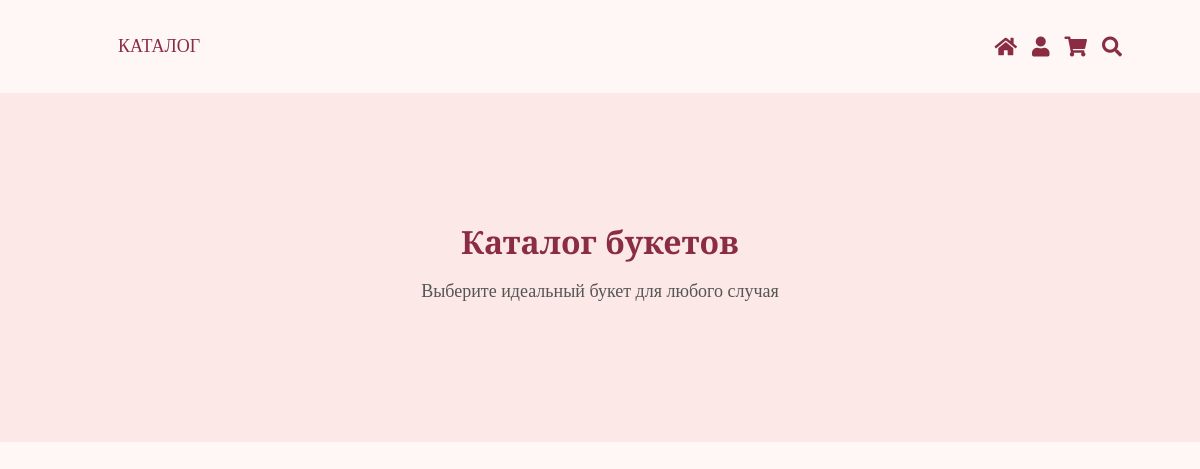
The app's page /catalog, older data.
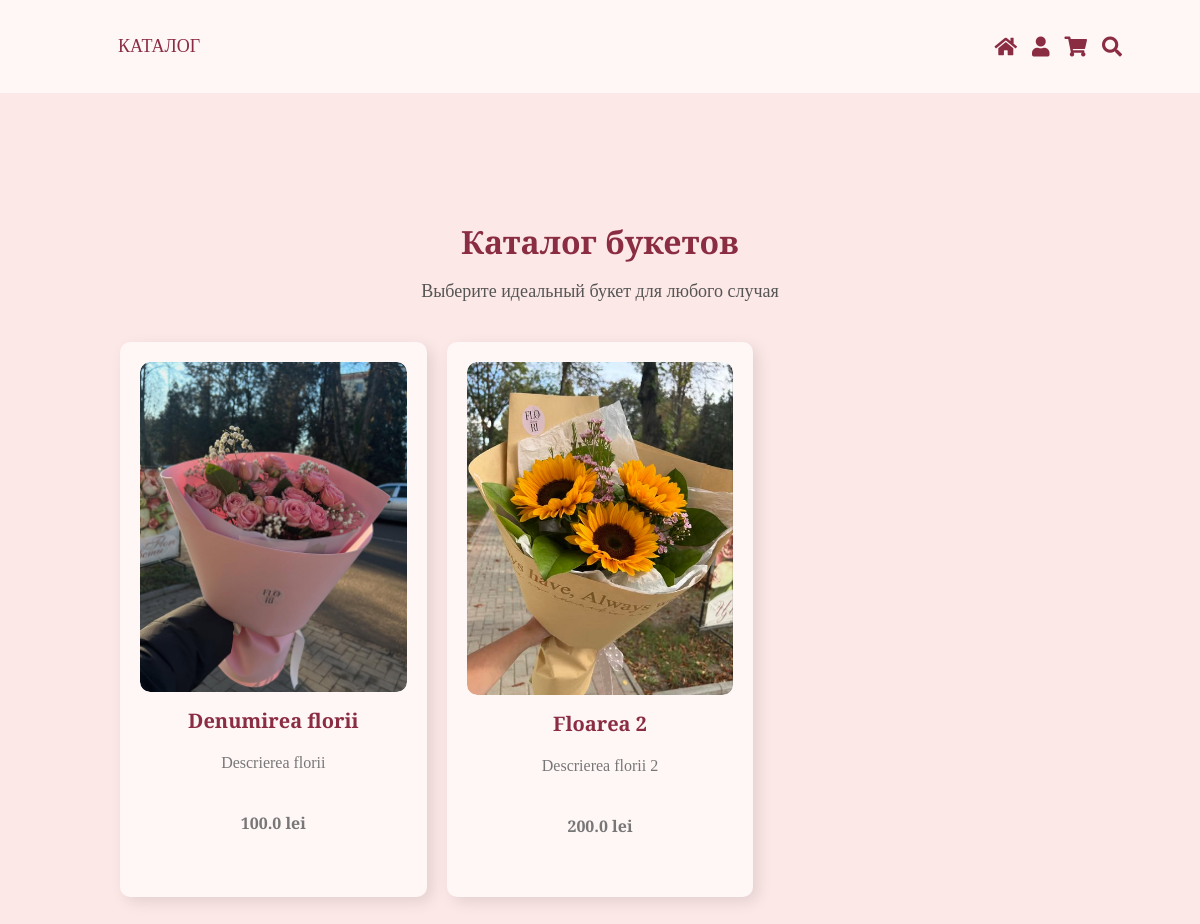
The same page, newer data.
### app/models.py (models this page shows, shortened)
class Flower(db.Model):
    id = db.Column(db.Integer, primary_key=True)
    name = db.Column(db.String(100), nullable=False)
    description = db.Column(db.Text, nullable=False)
    price = db.Column(db.Float, nullable=False)
    image_url = db.Column(db.String(200), nullable=True)

### app/routes.py (the view)
@main_bp.route('/catalog')
def catalog():
    flowers = Flower.query.all()
    return render_template('catalog.html', flowers=flowers)

### app/templates/catalog.html
<link rel="stylesheet" href="{{ url_for('static', filename='css/main.css') }}">
<link rel="stylesheet" href="{{ url_for('static', filename='css/catalog.css') }}">
<header>
    {% include 'navbar.html' %}
</header>
<section class="catalog">
    <div class="catalog-container">
        <h2>Каталог букетов</h2>
        <p>Выберите идеальный букет для любого случая</p>
        <div class="bouquet-grid">
            {% for flower in flowers %}
            <div class="bouquet-item">
                <div class="bouquet-image">
                    <a href="{{ url_for('main.flower_detail', flower_name=flower.name) }}">
                        <img src="{{ flower.image_url or url_for('static', filename='images/default.jpg') }}" alt="{{ flower.name }}">
                    </a>
                </div>
                <div class="bouquet-content">
                    <h3>{{ flower.name }}</h3>
                    <p>{{ flower.description }}</p>
                    <p><strong>{{ flower.price }} lei</strong></p>
                </div>
            </div>
            {% endfor %}
        </div>
    </div>
</section>

### app/templates/navbar.html
<link rel="stylesheet" href="{{ url_for('static', filename='css/navbar.css') }}">
<link rel="stylesheet" href="https://cdnjs.cloudflare.com/ajax/libs/font-awesome/5.15.3/css/all.min.css">
<nav class="nav-bar">
    <ul class="nav-menu">
        <li><a href="/catalog">Каталог</a></li>
    </ul>
    <div class="nav-icons">
        <a href="/"><i class="fas fa-home"></i></a>
        <a href="/auth/profile"><i class="fas fa-user"></i></a>
        <a href="/cart"><i class="fas fa-shopping-cart"></i></a>
        <a href="#"><i class="fas fa-search"></i></a>
    </div>
</nav>

### app/static/css/main.css (style rules this page uses)
h2 { color: #8b2d42; font-size: 28px; }
h3 { color: #8b2d42; font-size: 25px; }
header { display: flex; justify-content: center; align-items: center; padding: 20px; background: transparent; }

### app/static/css/catalog.css (style rules this page uses)
.catalog { background: #fce8e6; padding: 100px 0; text-align: center; }
.catalog-container { width: 80%; margin: 0 auto; }
.catalog h2 { font-size: 32px; color: #8b2d42; margin-bottom: 15px; }
.catalog p { font-size: 18px; color: #555; margin-bottom: 40px; }
.bouquet-grid { display: grid; grid-template-columns: repeat(3, 1fr); gap: 20px; }
.bouquet-item { background: #fff6f6; padding: 20px; border-radius: 10px; box-shadow: 5px 5px 15px rgba(0, 0, 0, 0.1); }
.bouquet-image { overflow: hidden; width: 100%; border-radius: 10px; }
.bouquet-item img { width: 100%; border-radius: 10px; transition: transform 0.3s ease; }
.bouquet-item h3 { margin-top: 15px; color: #8b2d42; font-size: 20px; }
.bouquet-item p { font-size: 16px; color: #777; }

### app/static/css/navbar.css (style rules this page uses)
.nav-bar { width: 90%; display: flex; justify-content: space-between; align-items: center; }
.nav-menu { list-style: none; display: flex; gap: 20px; }
.nav-menu li { display: inline; }
.nav-menu a { text-decoration: none; color: #8b2d42; font-size: 18px; text-transform: uppercase; transition: 0.3s ease; }
.nav-icons { display: flex; gap: 15px; }
.nav-icons a { color: #8b2d42; font-size: 20px; transition: 0.3s ease; }

Row changes from the older to the newer data that the page shows:
added Flower: image_url (picture), name "Denumirea florii", description "Descrierea florii", price "100.0"
added Flower: image_url (picture), name "Floarea 2", description "Descrierea florii 2", price "200.0"
